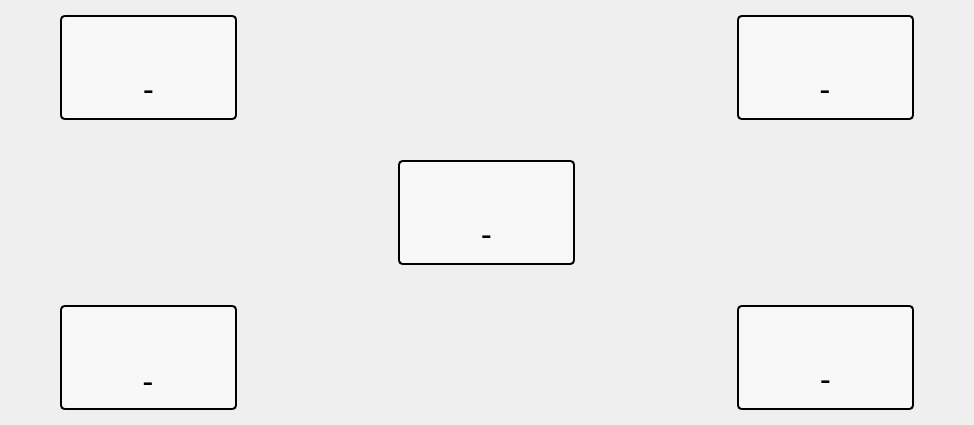
             <widget class="QWidget" name="page_main">
              <layout class="QVBoxLayout" name="verticalLayout_12">
               <property name="leftMargin">
                <number>60</number>
               </property>
               <property name="topMargin">
                <number>15</number>
               </property>
               <property name="rightMargin">
                <number>60</number>
               </property>
               <property name="bottomMargin">
                <number>15</number>
               </property>
               <item>
                <layout class="QGridLayout" name="gridLayout_3" rowstretch="0,0,0,0,0">
                 <property name="sizeConstraint">
                  <enum>QLayout::SetDefaultConstraint</enum>
                 </property>
                 <property name="leftMargin">
                  <number>0</number>
                 </property>
                 <property name="spacing">
                  <number>0</number>
                 </property>
                 <item row="0" column="0">
                  <widget class="QWidget" name="widget_11" native="true">
                   <property name="minimumSize">
                    <size>
                     <width>177</width>
                     <height>100</height>
                    </size>
                   </property>
                   <property name="styleSheet">
                    <string notr="true">background-color: rgb(248, 248, 248);
border: 2px solid black;
border-radius: 5px;</string>
                   </property>
                   <layout class="QVBoxLayout" name="verticalLayout_17">
                    <item>
                     <layout class="QHBoxLayout" name="horizontalLayout_16">
                      <item>
                       <widget class="QLabel" name="img_distance">
                        <property name="sizePolicy">
                         <sizepolicy hsizetype="Fixed" vsizetype="Fixed">
                          <horstretch>50</horstretch>
                          <verstretch>40</verstretch>
                         </sizepolicy>
                        </property>
                        <property name="minimumSize">
                         <size>
                          <width>45</width>
                          <height>35</height>
                         </size>
                        </property>
                        <property name="maximumSize">
                         <size>
                          <width>45</width>
                          <height>35</height>
                         </size>
                        </property>
                        <property name="font">
                         <font>
                          <italic>false</italic>
                          <bold>false</bold>
                         </font>
                        </property>
                        <property name="layoutDirection">
                         <enum>Qt::LeftToRight</enum>
                        </property>
                        <property name="styleSheet">
                         <string notr="true">border: none</string>
                        </property>
                        <property name="frameShape">
                         <enum>QFrame::NoFrame</enum>
                        </property>
                        <property name="frameShadow">
                         <enum>QFrame::Plain</enum>
                        </property>
                        <property name="text">
                         <string/>
                        </property>
                        <property name="pixmap">
                         <pixmap>../../ast_monitor/icons/distance.svg</pixmap>
                        </property>
                        <property name="scaledContents">
                         <bool>true</bool>
                        </property>
                        <property name="alignment">
                         <set>Qt::AlignCenter</set>
                        </property>
                       </widget>
                      </item>
                     </layout>
                    </item>
                    <item>
                     <widget class="QLabel" name="lbl_distance">
                      <property name="maximumSize">
                       <size>
                        <width>800</width>
                        <height>480</height>
                       </size>
                      </property>
                      <property name="font">
                       <font>
                        <family>Bahnschrift Light</family>
                        <pointsize>25</pointsize>
                        <italic>false</italic>
                        <bold>false</bold>
                       </font>
                      </property>
                      <property name="styleSheet">
                       <string notr="true">border: 0px;</string>
                      </property>
                      <property name="text">
                       <string>-</string>
                      </property>
                      <property name="alignment">
                       <set>Qt::AlignCenter</set>
                      </property>
                     </widget>
                    </item>
                   </layout>
                  </widget>
                 </item>
                 <item row="2" column="0">
                  <spacer name="verticalSpacer_7">
                   <property name="orientation">
                    <enum>Qt::Vertical</enum>
                   </property>
                   <property name="sizeHint" stdset="0">
                    <size>
                     <width>20</width>
                     <height>40</height>
                    </size>
                   </property>
                  </spacer>
                 </item>
                 <item row="2" column="1">
                  <layout class="QHBoxLayout" name="horizontalLayout_12">
                   <item>
                    <widget class="QWidget" name="widget_8" native="true">
                     <property name="minimumSize">
                      <size>
                       <width>177</width>
                       <height>100</height>
                      </size>
                     </property>
                     <property name="maximumSize">
                      <size>
                       <width>177</width>
                       <height>16777215</height>
                      </size>
                     </property>
                     <property name="styleSheet">
                      <string notr="true">background-color: rgb(248, 248, 248);
border: 2px solid black;
border-radius: 5px;</string>
                     </property>
                     <layout class="QVBoxLayout" name="verticalLayout_14">
                      <item>
                       <layout class="QHBoxLayout" name="horizontalLayout_13">
                        <item>
                         <widget class="QLabel" name="img_speed">
                          <property name="sizePolicy">
                           <sizepolicy hsizetype="Fixed" vsizetype="Fixed">
                            <horstretch>40</horstretch>
                            <verstretch>40</verstretch>
                           </sizepolicy>
                          </property>
                          <property name="minimumSize">
                           <size>
                            <width>45</width>
                            <height>35</height>
                           </size>
                          </property>
                          <property name="maximumSize">
                           <size>
                            <width>45</width>
                            <height>35</height>
                           </size>
                          </property>
                          <property name="font">
                           <font>
                            <italic>false</italic>
                            <bold>false</bold>
                           </font>
                          </property>
                          <property name="layoutDirection">
                           <enum>Qt::LeftToRight</enum>
                          </property>
                          <property name="styleSheet">
                           <string notr="true">border: none</string>
                          </property>
                          <property name="frameShape">
                           <enum>QFrame::NoFrame</enum>
                          </property>
                          <property name="frameShadow">
                           <enum>QFrame::Plain</enum>
                          </property>
                          <property name="text">
                           <string/>
                          </property>
                          <property name="pixmap">
                           <pixmap>../../ast_monitor/icons/speed.svg</pixmap>
                          </property>
                          <property name="scaledContents">
                           <bool>true</bool>
                          </property>
                          <property name="alignment">
                           <set>Qt::AlignCenter</set>
                          </property>
                         </widget>
                        </item>
                       </layout>
                      </item>
                      <item>
                       <widget class="QLabel" name="lbl_speed">
                        <property name="sizePolicy">
                         <sizepolicy hsizetype="Preferred" vsizetype="Fixed">
                          <horstretch>0</horstretch>
                          <verstretch>0</verstretch>
                         </sizepolicy>
                        </property>
                        <property name="font">
                         <font>
                          <family>Bahnschrift Light</family>
                          <pointsize>25</pointsize>
                          <italic>false</italic>
                          <bold>false</bold>
                         </font>
                        </property>
                        <property name="styleSheet">
                         <string notr="true">border:none</string>
                        </property>
                        <property name="text">
                         <string>-</string>
                        </property>
                        <property name="alignment">
                         <set>Qt::AlignCenter</set>
                        </property>
                       </widget>
                      </item>
                     </layout>
                    </widget>
                   </item>
                  </layout>
                 </item>
                 <item row="0" column="1">
                  <spacer name="horizontalSpacer_4">
                   <property name="orientation">
                    <enum>Qt::Horizontal</enum>
                   </property>
                   <property name="sizeType">
                    <enum>QSizePolicy::Fixed</enum>
                   </property>
                   <property name="sizeHint" stdset="0">
                    <size>
                     <width>500</width>
                     <height>20</height>
                    </size>
                   </property>
                  </spacer>
                 </item>
                 <item row="4" column="0">
                  <widget class="QWidget" name="widget_12" native="true">
                   <property name="minimumSize">
                    <size>
                     <width>177</width>
                     <height>100</height>
                    </size>
                   </property>
                   <property name="styleSheet">
                    <string notr="true">background-color: rgb(248, 248, 248);
border: 2px solid black;
border-radius: 5px;</string>
                   </property>
                   <layout class="QVBoxLayout" name="verticalLayout_18">
                    <item>
                     <layout class="QHBoxLayout" name="horizontalLayout_17">
                      <item>
                       <widget class="QLabel" name="img_heart">
                        <property name="sizePolicy">
                         <sizepolicy hsizetype="Fixed" vsizetype="Fixed">
                          <horstretch>40</horstretch>
                          <verstretch>35</verstretch>
                         </sizepolicy>
                        </property>
                        <property name="minimumSize">
                         <size>
                          <width>40</width>
                          <height>35</height>
                         </size>
                        </property>
                        <property name="maximumSize">
                         <size>
                          <width>40</width>
                          <height>35</height>
                         </size>
                        </property>
                        <property name="font">
                         <font>
                          <italic>false</italic>
                          <bold>false</bold>
                         </font>
                        </property>
                        <property name="layoutDirection">
                         <enum>Qt::LeftToRight</enum>
                        </property>
                        <property name="styleSheet">
                         <string notr="true">border: none;</string>
                        </property>
                        <property name="frameShape">
                         <enum>QFrame::NoFrame</enum>
                        </property>
                        <property name="frameShadow">
                         <enum>QFrame::Plain</enum>
                        </property>
                        <property name="text">
                         <string/>
                        </property>
                        <property name="pixmap">
                         <pixmap>../../ast_monitor/icons/heart.svg</pixmap>
                        </property>
                        <property name="scaledContents">
                         <bool>true</bool>
                        </property>
                        <property name="alignment">
                         <set>Qt::AlignCenter</set>
                        </property>
                       </widget>
                      </item>
                     </layout>
                    </item>
                    <item alignment="Qt::AlignHCenter">
                     <widget class="QLabel" name="lbl_heart_rate">
                      <property name="sizePolicy">
                       <sizepolicy hsizetype="Fixed" vsizetype="Fixed">
                        <horstretch>48</horstretch>
                        <verstretch>33</verstretch>
                       </sizepolicy>
                      </property>
                      <property name="minimumSize">
                       <size>
                        <width>48</width>
                        <height>33</height>
                       </size>
                      </property>
                      <property name="maximumSize">
                       <size>
                        <width>500</width>
                        <height>33</height>
                       </size>
                      </property>
                      <property name="font">
                       <font>
                        <family>Bahnschrift Light</family>
                        <pointsize>25</pointsize>
                        <italic>false</italic>
                        <bold>false</bold>
                       </font>
                      </property>
                      <property name="styleSheet">
                       <string notr="true">border:none</string>
                      </property>
                      <property name="text">
                       <string>-</string>
                      </property>
                      <property name="alignment">
                       <set>Qt::AlignCenter</set>
                      </property>
                     </widget>
                    </item>
                   </layout>
                  </widget>
                 </item>
                 <item row="4" column="2">
                  <widget class="QWidget" name="widget_9" native="true">
                   <property name="minimumSize">
                    <size>
                     <width>177</width>
                     <height>100</height>
                    </size>
                   </property>
                   <property name="styleSheet">
                    <string notr="true">background-color: rgb(248, 248, 248);
border: 2px solid black;
border-radius: 5px;</string>
                   </property>
                   <layout class="QVBoxLayout" name="verticalLayout_6">
                    <item>
                     <layout class="QHBoxLayout" name="horizontalLayout_14">
                      <item>
                       <widget class="QLabel" name="img_ascent">
                        <property name="sizePolicy">
                         <sizepolicy hsizetype="Fixed" vsizetype="Fixed">
                          <horstretch>40</horstretch>
                          <verstretch>40</verstretch>
                         </sizepolicy>
                        </property>
                        <property name="minimumSize">
                         <size>
                          <width>65</width>
                          <height>35</height>
                         </size>
                        </property>
                        <property name="maximumSize">
                         <size>
                          <width>65</width>
                          <height>35</height>
                         </size>
                        </property>
                        <property name="font">
                         <font>
                          <italic>false</italic>
                          <bold>false</bold>
                         </font>
                        </property>
                        <property name="layoutDirection">
                         <enum>Qt::LeftToRight</enum>
                        </property>
                        <property name="styleSheet">
                         <string notr="true">border: none</string>
                        </property>
                        <property name="frameShape">
                         <enum>QFrame::NoFrame</enum>
                        </property>
                        <property name="frameShadow">
                         <enum>QFrame::Plain</enum>
                        </property>
                        <property name="text">
                         <string/>
                        </property>
                        <property name="pixmap">
                         <pixmap>../../ast_monitor/icons/ascent.svg</pixmap>
                        </property>
                        <property name="scaledContents">
                         <bool>true</bool>
                        </property>
                        <property name="alignment">
                         <set>Qt::AlignCenter</set>
                        </property>
                       </widget>
                      </item>
                     </layout>
                    </item>
                    <item>
                     <widget class="QLabel" name="lbl_ascent">
                      <property name="maximumSize">
                       <size>
                        <width>16777215</width>
                        <height>50</height>
                       </size>
                      </property>
                      <property name="font">
                       <font>
                        <family>Bahnschrift Light</family>
                        <pointsize>25</pointsize>
                        <italic>false</italic>
                        <bold>false</bold>
                       </font>
                      </property>
                      <property name="styleSheet">
                       <string notr="true">border: none;</string>
                      </property>
                      <property name="text">
                       <string>-</string>
                      </property>
                      <property name="alignment">
                       <set>Qt::AlignCenter</set>
                      </property>
                     </widget>
                    </item>
                   </layout>
                  </widget>
                 </item>
                 <item row="0" column="2">
                  <widget class="QWidget" name="widget_10" native="true">
                   <property name="minimumSize">
                    <size>
                     <width>177</width>
                     <height>100</height>
                    </size>
                   </property>
                   <property name="styleSheet">
                    <string notr="true">background-color: rgb(248, 248, 248);
border: 2px solid black;
border-radius: 5px;</string>
                   </property>
                   <layout class="QVBoxLayout" name="verticalLayout_16">
                    <item>
                     <layout class="QHBoxLayout" name="horizontalLayout_15">
                      <item>
                       <widget class="QLabel" name="img_clock">
                        <property name="sizePolicy">
                         <sizepolicy hsizetype="Fixed" vsizetype="Fixed">
                          <horstretch>40</horstretch>
                          <verstretch>40</verstretch>
                         </sizepolicy>
                        </property>
                        <property name="minimumSize">
                         <size>
                          <width>30</width>
                          <height>35</height>
                         </size>
                        </property>
                        <property name="maximumSize">
                         <size>
                          <width>30</width>
                          <height>35</height>
                         </size>
                        </property>
                        <property name="font">
                         <font>
                          <italic>false</italic>
                          <bold>false</bold>
                         </font>
                        </property>
                        <property name="layoutDirection">
                         <enum>Qt::LeftToRight</enum>
                        </property>
                        <property name="styleSheet">
                         <string notr="true">border: none</string>
                        </property>
                        <property name="frameShape">
                         <enum>QFrame::NoFrame</enum>
                        </property>
                        <property name="frameShadow">
                         <enum>QFrame::Plain</enum>
                        </property>
                        <property name="text">
                         <string/>
                        </property>
                        <property name="pixmap">
                         <pixmap>../../ast_monitor/icons/clock.svg</pixmap>
                        </property>
                        <property name="scaledContents">
                         <bool>true</bool>
                        </property>
                        <property name="alignment">
                         <set>Qt::AlignCenter</set>
                        </property>
                       </widget>
                      </item>
                     </layout>
                    </item>
                    <item>
                     <widget class="QWidget" name="widget_2" native="true">
                      <property name="styleSheet">
                       <string notr="true">border:none</string>
                      </property>
                      <layout class="QHBoxLayout" name="horizontalLayout_2">
                       <property name="leftMargin">
                        <number>0</number>
                       </property>
                       <property name="topMargin">
                        <number>0</number>
                       </property>
                       <property name="rightMargin">
                        <number>0</number>
                       </property>
                       <property name="bottomMargin">
                        <number>0</number>
                       </property>
                       <item>
                        <widget class="QLabel" name="lbl_watch">
                         <property name="minimumSize">
                          <size>
                           <width>120</width>
                           <height>30</height>
                          </size>
                         </property>
                         <property name="maximumSize">
                          <size>
                           <width>150</width>
                           <height>16777215</height>
                          </size>
                         </property>
                         <property name="font">
                          <font>
                           <family>Bahnschrift Light</family>
                           <pointsize>25</pointsize>
                           <italic>false</italic>
                           <bold>false</bold>
                          </font>
                         </property>
                         <property name="styleSheet">
                          <string notr="true"/>
                         </property>
                         <property name="text">
                          <string>-</string>
                         </property>
                         <property name="textFormat">
                          <enum>Qt::AutoText</enum>
                         </property>
                         <property name="alignment">
                          <set>Qt::AlignCenter</set>
                         </property>
                        </widget>
                       </item>
                      </layout>
                     </widget>
                    </item>
                   </layout>
                  </widget>
                 </item>
                 <item row="1" column="0">
                  <spacer name="verticalSpacer_4">
                   <property name="orientation">
                    <enum>Qt::Vertical</enum>
                   </property>
                   <property name="sizeHint" stdset="0">
                    <size>
                     <width>20</width>
                     <height>40</height>
                    </size>
                   </property>
                  </spacer>
                 </item>
                 <item row="3" column="0">
                  <spacer name="verticalSpacer_3">
                   <property name="orientation">
                    <enum>Qt::Vertical</enum>
                   </property>
                   <property name="sizeHint" stdset="0">
                    <size>
                     <width>20</width>
                     <height>40</height>
                    </size>
                   </property>
                  </spacer>
                 </item>
                </layout>
               </item>
              </layout>
             </widget>
